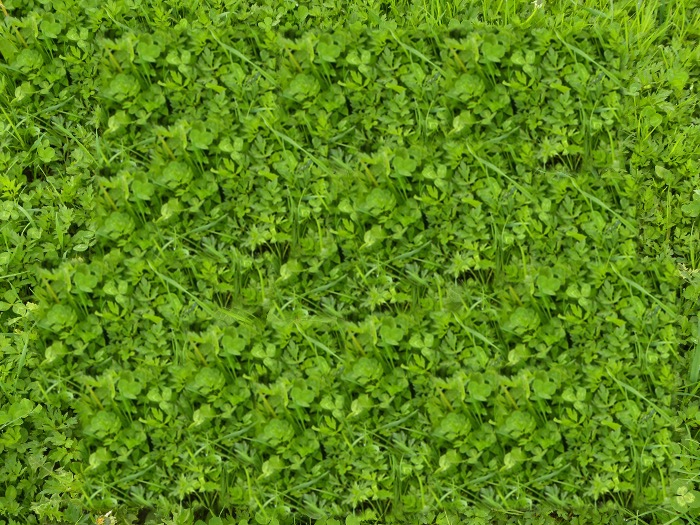
#> input picture img_data/img_train.jpg, 700 x 525 px
$ python notice_unusual.py
#> lines starting #> are read from the running program, lines starting #| are printed output that depends on the picture
import numpy as np
#spm-imageはスパースモデリング用のライブラリ。scikit-learnにはまだ同様の機能がないらしい
# cf.: https://codezine.jp/article/detail/11823
from spmimage.decomposition import KSVD
from PIL import Image
from sklearn.preprocessing import StandardScaler
from spmimage.feature_extraction.image import extract_simple_patches_2d, reconstruct_from_simple_patches_2d
import matplotlib.pyplot as plt

# スパースモデリングを用いた画像の再構成
# 正常画像を読み込み
ok_img = np.asarray(Image.open("img_data/img_train.jpg").convert('L'))
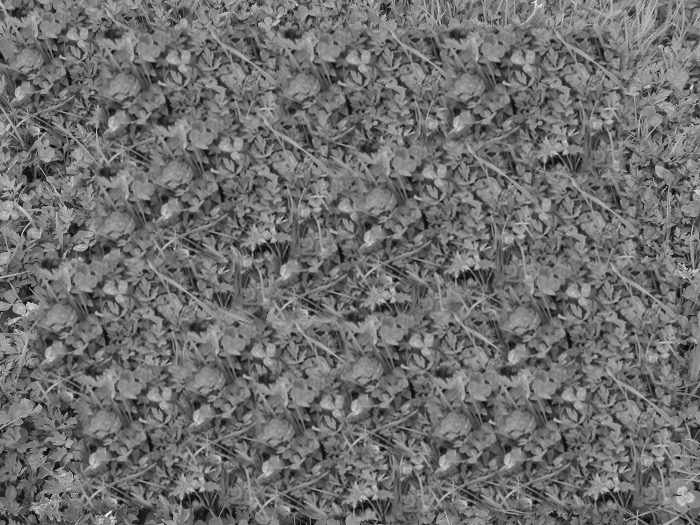
#> ok_img: shape (525, 700); min 6, max 249, mean 110.7


# 正常画像は再構成できるようにしたいが、それ以外は再構成できないように、表現力を小さく設定する
patch_size = (25,25)
n_components = 10
transform_n_nonzero_coefs = 3
max_iter=15

# 学習用データの用意
scl = StandardScaler()
#> (the run stopped early here; a loop or call above may not have finished)

$ run again, with img_data/img_2.jpg copied over img_data/img_train.jpg
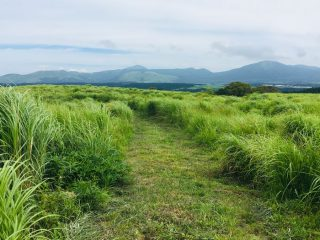
#> input picture img_data/img_2.jpg, 320 x 240 px
#> `ok_img = np.asarray(Image.open("img_data/img_train.jpg").convert('L'))`:
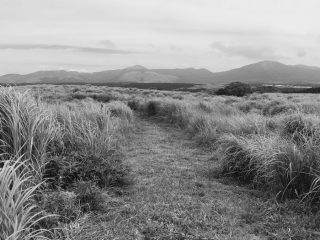
#> ok_img: shape (240, 320); min 7, max 236, mean 140.8
